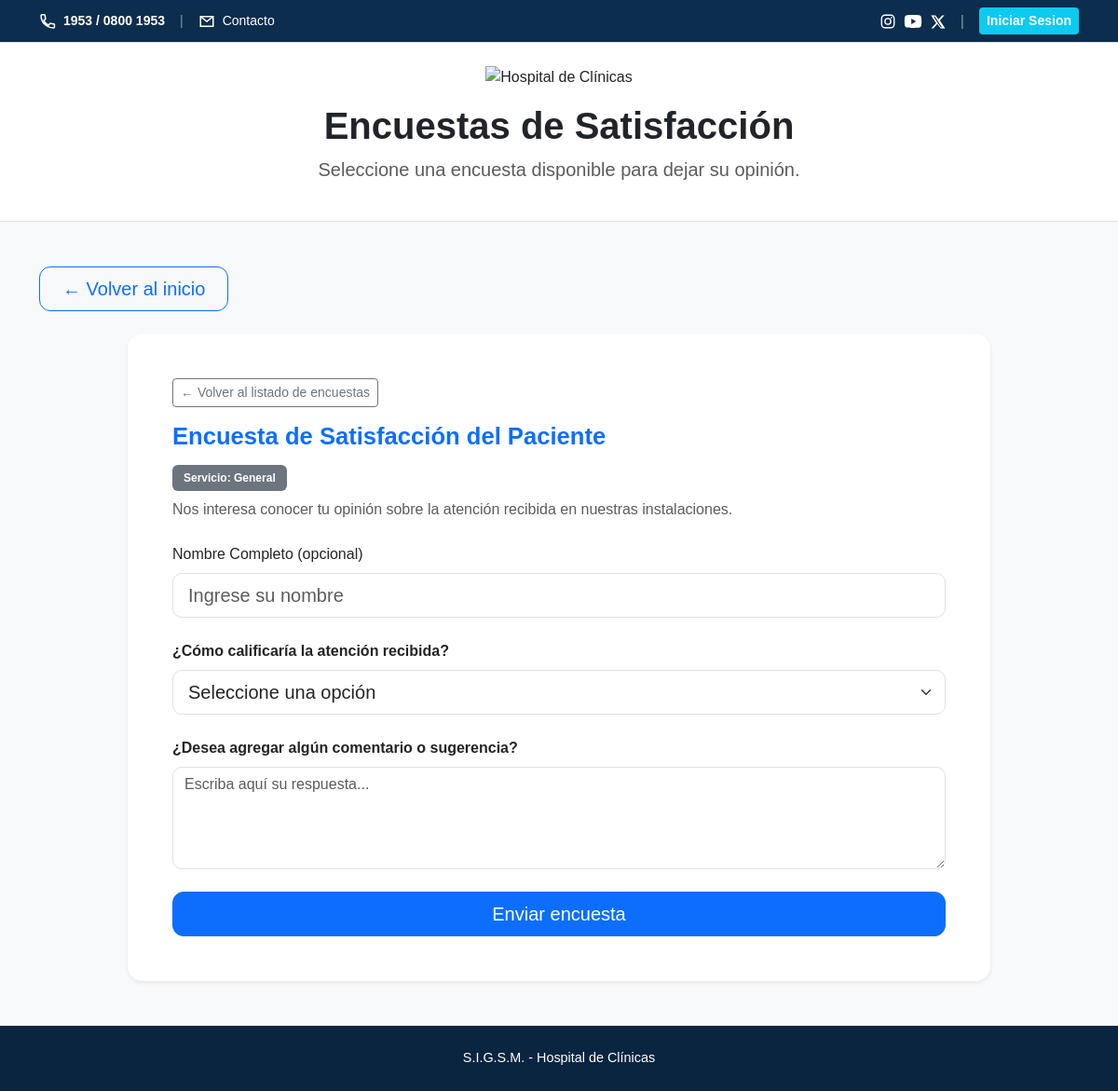
Screenshot of /Hospital/vistas/encuestas.php?id=1 with the database file from the repository.
### tables this page shows
CREATE TABLE `encuesta` (
  `id_encuesta` int(11) NOT NULL,
  `nombre` varchar(150) NOT NULL,
  `descripcion` text DEFAULT NULL,
  `estado` varchar(50) DEFAULT 'Abierta',
  `fecha_creacion` datetime DEFAULT current_timestamp(),
  `servicio` varchar(100) DEFAULT 'General'
);

CREATE TABLE `pregunta` (
  `id_pregunta` int(11) NOT NULL,
  `texto` text NOT NULL,
  `tipo` enum('Texto','Opcion','Escala') NOT NULL,
  `id_encuesta` int(11) NOT NULL
);

### Hospital/vistas/encuestas.php (the view, shortened to what this page needs)
<?php
require_once '../conexion.php';
?>
<!DOCTYPE html>
<html lang="es">
<head>
    <link href="https://cdn.jsdelivr.net/npm/bootstrap@5.3.7/dist/css/bootstrap.min.css" rel="stylesheet">
    <link rel="stylesheet" href="../recursos/css/estilos.css">
</head>
<body class="d-flex flex-column min-vh-100 bg-light">
    <div class="py-2 border-bottom" style="background-color: #0d2d4e;">
        <div class="container d-flex justify-content-between align-items-center flex-wrap gap-2">
            <small class="text-white d-flex align-items-center gap-3">
                <span class="d-flex align-items-center gap-2">
                    <strong>1953 / 0800 1953</strong>
                </span>
                <span class="opacity-50">|</span>
                <a href="mailto:atencionalusuario@hc.edu.uy" class="text-white text-decoration-none d-flex align-items-center gap-2">
                    <svg width="18" height="18" viewBox="0 0 24 24" fill="none" stroke="currentColor" stroke-width="2"><path d="M3 5h18v14H3z"/><path d="M3 5l9 7 9-7"/></svg>
                    <span>Contacto</span>
                </a>
            </small>
            <div class="d-flex align-items-center gap-3">
                <div class="d-inline-flex align-items-center gap-2">
                    <a href="https://www.instagram.com/hclinicasuy" target="_blank" class="text-white text-decoration-none" aria-label="Instagram">
                        <svg width="18" height="18" viewBox="0 0 24 24" fill="none" stroke="currentColor" stroke-width="1.8"><rect x="3" y="3" width="18" height="18" rx="5"/><circle cx="12" cy="12" r="4.2"/><circle cx="17.2" cy="6.8" r="1.1" fill="currentColor" stroke="none"/></svg>
                    </a>
                    <a href="https://www.youtube.com/user/CETECIHCURUGUAY" target="_blank" class="text-white text-decoration-none" aria-label="YouTube">
                    </a>
                    <a href="https://x.com/hcmquintela" target="_blank" class="text-white text-decoration-none" aria-label="X">
                        <svg width="17" height="17" viewBox="0 0 24 24" fill="currentColor"><path d="M18.9 2H22l-6.8 7.8L23.3 22H16.6l-5.2-6.8L5.3 22H2.2l7.3-8.4L1.7 2h6.8l4.7 6.2L18.9 2zm-2.4 18h1.9L7.6 4H5.6l10.9 16z"/></svg>
                    </a>
                </div>
                <span class="text-white opacity-50">|</span>
                <?php if (isset($_SESSION['usuario_id'])): ?>
                    <span class="text-white fw-bold small">Hola, <?php echo htmlspecialchars($_SESSION['nombre']); ?></span>
                    <a href="../logout.php" class="btn btn-danger btn-sm">Cerrar Sesión</a>
                <?php else: ?>
                    <button type="button" class="btn btn-info btn-sm text-white fw-bold" data-bs-toggle="modal" data-bs-target="#modalEmpleado">
                        Iniciar Sesion
                    </button>
                <?php endif; ?>
            </div>
        </div>
    </div>
    <header class="bg-white py-4 border-bottom">
        <div class="container text-center">
            <img src="https://www.hc.edu.uy/imgnoticias/202609/1201.jpg" width="400" alt="Hospital de Clínicas" class="logo img-fluid" style="max-width: 380px;">
            <h1 class="display-6 mt-3 fw-bold">Encuestas de Satisfacción</h1>
            <p class="lead text-muted fs-5">Seleccione una encuesta disponible para dejar su opinión.</p>
        </div>
    </header>
    <main class="container my-5 flex-grow-1">
        <div class="d-flex justify-content-between align-items-center mb-4 flex-wrap gap-3">
            <a href="../index.php" class="btn btn-outline-primary btn-lg px-4 py-2">
                ← Volver al inicio
            </a>
        </div>
        <section class="row justify-content-center">
            <div class="col-12 col-xl-10">
                <div class="card tarjeta shadow-sm border-0 rounded-4">
                    <div class="card-body p-4 p-md-5">
                        <?php
                        $id_responder = isset($_GET['id']) ? (int)$_GET['id'] : 0;
                        if ($id_responder > 0):
                            $stmt_enc = $conexion->prepare("SELECT * FROM encuesta WHERE id_encuesta = ? AND estado = 'Abierta'");
                            $stmt_enc->bind_param("i", $id_responder);
                            $stmt_enc->execute();
                            $res_enc = $stmt_enc->get_result();
                            if ($res_enc && $res_enc->num_rows > 0):
                                $encuesta = $res_enc->fetch_assoc();
                        ?>
                                <div class="mb-3">
                                    <a href="encuestas.php" class="btn btn-outline-secondary btn-sm">← Volver al listado de encuestas</a>
                                </div>
                                <h3 class="card-title mb-3 fw-bold"><?php echo htmlspecialchars($encuesta['nombre']); ?></h3>
                                <span class="badge bg-secondary mb-2">Servicio: <?php echo htmlspecialchars($encuesta['servicio'] ?? 'General'); ?></span>
                                <p class="text-muted mb-4"><?php echo htmlspecialchars($encuesta['descripcion']); ?></p>
                                <form method="POST" action="encuestas.php?id=<?php echo $id_responder; ?>">
                                    <div class="mb-4">
                                        <label class="form-label">Nombre Completo (opcional)</label>
                                        <input type="text" name="nombre_opcional" class="form-control form-control-lg" placeholder="Ingrese su nombre">
                                    </div>
                                    <?php
                                    $sql_preguntas = "SELECT id_pregunta, texto, tipo FROM pregunta WHERE id_encuesta = ?";
                                    $stmt_p = $conexion->prepare($sql_preguntas);
                                    $stmt_p->bind_param("i", $id_responder);
                                    $stmt_p->execute();
                                    $res_preguntas = $stmt_p->get_result();
                                    while($pregunta = $res_preguntas->fetch_assoc()) {
                                        $id_preg = $pregunta['id_pregunta'];
                                    ?>
                                        <div class="mb-4">
                                            <label class="form-label fw-bold"><?php echo htmlspecialchars($pregunta['texto']); ?></label>
                                            <?php if($pregunta['tipo'] === 'Escala' || $pregunta['tipo'] === 'Opcion'): ?>
                                                <select name="respuestas[<?php echo $id_preg; ?>]" class="form-select form-select-lg" required>
                                                    <option value="" selected disabled>Seleccione una opción</option>
                                                </select>
                                            <?php else: ?>
                                                <textarea name="respuestas[<?php echo $id_preg; ?>]" class="form-control" rows="4" placeholder="Escriba aquí su respuesta..."></textarea>
                                            <?php endif; ?>
                                        </div>
                                    <?php
                                    }
                                    ?>
                                    <div class="d-grid mt-4">
                                        <button class="btn btn-primary btn-lg" type="submit">Enviar encuesta</button>
                                    </div>
                                </form>
                        <?php
                            else:
                                echo '<div class="alert alert-warning">La encuesta solicitada no existe o ya no se encuentra abierta.</div>';
                                echo '<a href="encuestas.php" class="btn btn-primary mt-2">Ver listado de encuestas</a>';
                            endif;
                        endif; ?>
                    </div>
                </div>
            </div>
        </section>
    </main>
    <footer class="text-center py-4 text-white mt-auto" style="background-color: #0a2540;">
        <p class="mb-0">S.I.G.S.M. - Hospital de Clínicas</p>
    </footer>
</body>
</html>

### Hospital/recursos/css/estilos.css (style rules this page uses)
body { background-color: #f8f9fa; font-family: Arial, Helvetica, sans-serif; }
.logo { width: 500px; max-width: 100%; height: auto; }
.tarjeta { border: none; border-radius: 20px; background-color: #d9f1ff; transition: .2s; }
.card-title { font-size: 1.6rem; font-weight: bold; color: #0d6efd; }
.btn-info { background-color: #0dcaf0; border: none; font-weight: bold; }
.btn-lg { border-radius: 12px; }
.form-control, .form-select { border-radius: 10px; }
.badge { padding: 8px 12px; }
footer { background-color: #0a2540; color: #ffffff; font-size: .9rem; margin-top: 0; }

### Hospital/vistas/encuestas.php (style rules this page uses)
.tarjeta, .list-group-item, .list-group-item-action { background-color: #ffffff !important; color: #212529 !important; transform: none !important; transition: none !important; box-shadow: 0 0.125rem 0.25rem rgba(0, 0, 0, 0.075) !important; }

### rows the page displays
encuesta: nombre "Encuesta de Satisfacción del Paciente", servicio "General", descripcion "Nos interesa conocer tu opinión sobre la atención recibida en nuestras instalaciones."
pregunta: texto "¿Cómo calificaría la atención recibida?"
pregunta: texto "¿Desea agregar algún comentario o sugerencia?", id_pregunta "Escriba aquí su respuesta..."
